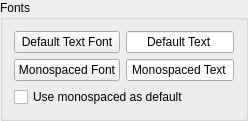
    <widget class="QGroupBox" name="fontsGroup">
     <property name="title">
      <string>Fonts</string>
     </property>
     <layout class="QGridLayout">
      <item row="0" column="1">
       <widget class="QLineEdit" name="defaultFontSample">
        <property name="focusPolicy">
         <enum>Qt::NoFocus</enum>
        </property>
        <property name="text">
         <string>Default Text</string>
        </property>
        <property name="alignment">
         <set>Qt::AlignHCenter</set>
        </property>
        <property name="readOnly">
         <bool>true</bool>
        </property>
       </widget>
      </item>
      <item row="0" column="0">
       <widget class="QPushButton" name="defaultFontButton">
        <property name="toolTip">
         <string>Press to select the default font for the editor's text</string>
        </property>
        <property name="text">
         <string>Default Text Font</string>
        </property>
       </widget>
      </item>
      <item row="1" column="0">
       <widget class="QPushButton" name="monospacedFontButton">
        <property name="toolTip">
         <string>Press to select the font to be used as the monospaced font</string>
        </property>
        <property name="text">
         <string>Monospaced Font</string>
        </property>
       </widget>
      </item>
      <item row="1" column="1">
       <widget class="QLineEdit" name="monospacedFontSample">
        <property name="focusPolicy">
         <enum>Qt::NoFocus</enum>
        </property>
        <property name="text">
         <string>Monospaced Text</string>
        </property>
        <property name="alignment">
         <set>Qt::AlignHCenter</set>
        </property>
        <property name="readOnly">
         <bool>true</bool>
        </property>
       </widget>
      </item>
      <item row="2" column="0" colspan="2">
       <widget class="QCheckBox" name="monospacedCheckBox">
        <property name="toolTip">
         <string>Select, whether the monospaced font should be used as default</string>
        </property>
        <property name="text">
         <string>Use monospaced as default</string>
        </property>
       </widget>
      </item>
     </layout>
    </widget>
